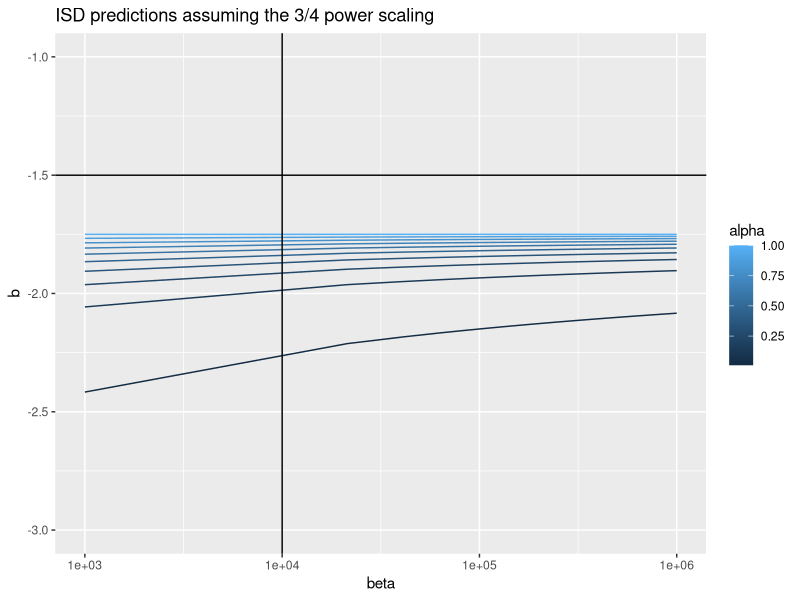
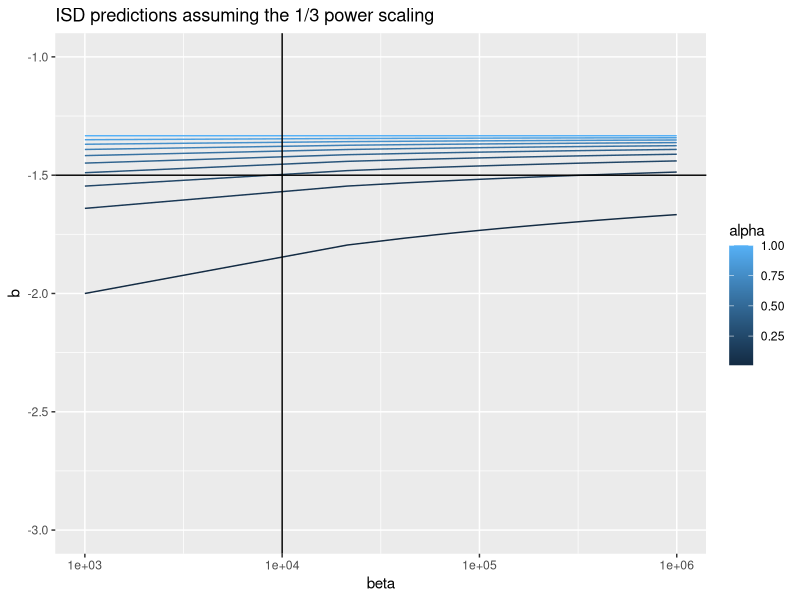
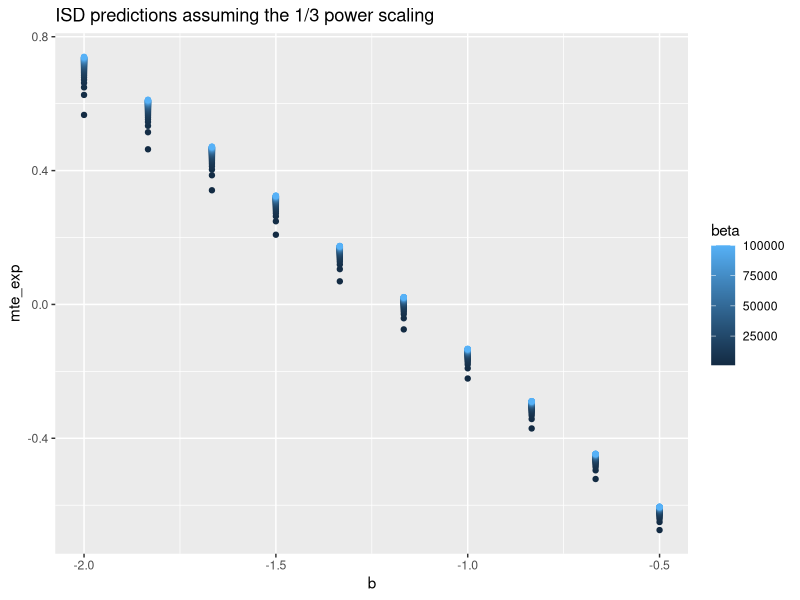

Generate these figures, in order, with R:
## ---- chunk 1
knitr::opts_chunk$set(
	echo = FALSE,
	message = FALSE,
	warning = FALSE
)
library(tidyverse)
## ---- chunk 2
alpha = seq(0.01,1, length.out = 10)
beta = seq(1e3, 1e6, length.out = 50)


simulations = tibble(alpha = alpha) %>% 
  expand_grid(beta = beta) %>% 
  mutate(b = (log10(alpha)/log10(beta)) - 3/4 - 1)


simulations %>% 
  ggplot(aes(x = beta, y = b, color = alpha)) + 
  geom_line(aes(group = alpha)) +
  ylim(-3, -1) +
  geom_hline(yintercept = -1.5) +
  geom_vline(xintercept = 1e4) +
  labs(title = "ISD predictions assuming the 3/4 power scaling") +
  scale_x_log10()
## ---- chunk 3
alpha = seq(0.01,1, length.out = 10)
beta = seq(1e3, 1e6, length.out = 50)


simulations = tibble(alpha = alpha) %>% 
  expand_grid(beta = beta) %>% 
  mutate(b = (log10(alpha)/log10(beta)) - 1/3 - 1)


simulations %>% 
  ggplot(aes(x = beta, y = b, color = alpha)) + 
  geom_line(aes(group = alpha)) +
  ylim(-3, -1) +
  geom_vline(xintercept = 1e4) +
  geom_hline(yintercept = -1.5) +
  labs(title = "ISD predictions assuming the 1/3 power scaling") +
  scale_x_log10()
## ---- chunk 4
alpha = seq(0.05, 0.3, length.out = 10)
beta = seq(1e3, 1e5, length.out = 50)
b = seq(-2, -0.5, length.out = 10)

simulations = tibble(alpha = alpha,
                     b = b) %>% 
  expand_grid(beta = beta) %>% 
  mutate(mte_exp = -(b + 1 - (log10(alpha)/log10(beta))))


simulations %>% 
  ggplot(aes(x = b, y = mte_exp, color = beta)) + 
  geom_point() +
  # geom_line(aes(group = interaction(alpha, b))) +
  # ylim(-3, -1) +
  labs(title = "ISD predictions assuming the 1/3 power scaling")
